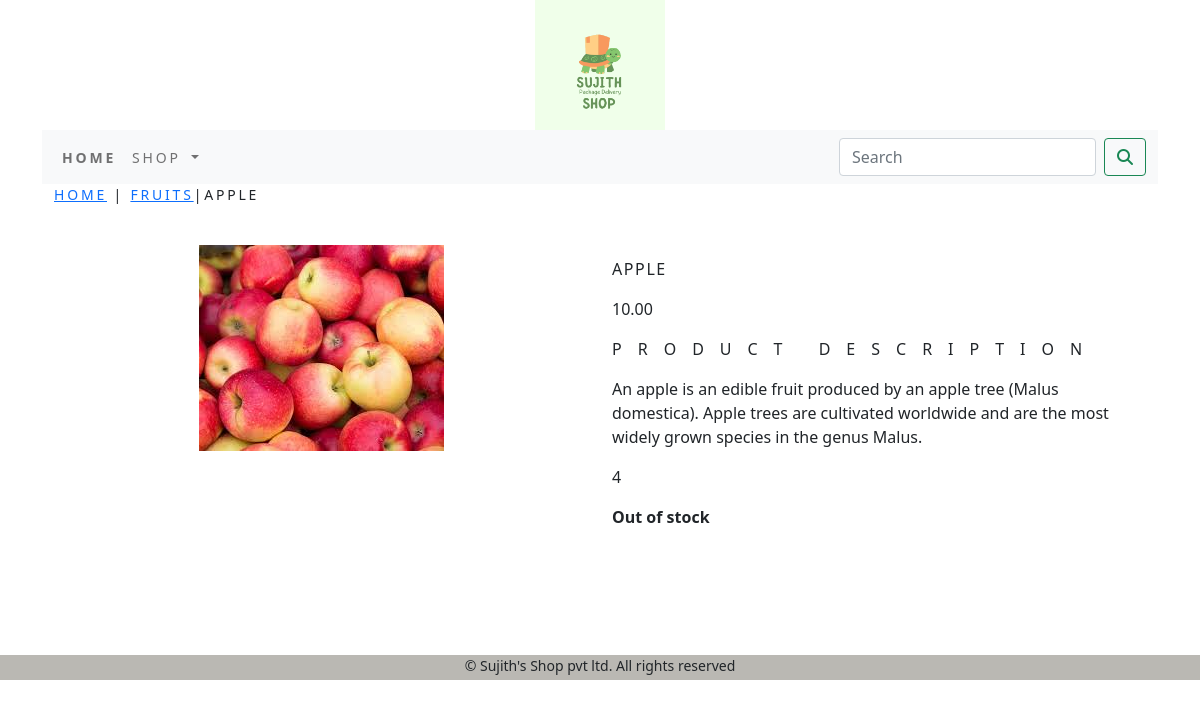
The app's page /fruits/apple/ with its own data.
### ecapp/models.py (models this page shows, shortened)
class Products(models.Model):
    name = models.CharField(max_length=250, unique=True)
    slug = models.CharField(max_length=250, unique=True)
    description = models.TextField(blank=True)
    price = models.DecimalField(max_digits=10, decimal_places=2)
    category_model = models.ForeignKey(Category, on_delete=models.CASCADE)
    image = models.ImageField(upload_to='product', blank=True)
    stock = models.IntegerField()
    available = models.BooleanField(default=True)
    created = models.DateField(auto_now_add=True)
    updated = models.DateField(auto_now_add=True)
    class Meta:
        ordering = ('name', )
        verbose_name = 'Product'
        verbose_name_plural = 'Products'

class Category(models.Model):
    name = models.CharField(max_length=250, unique=True)
    slug = models.SlugField(max_length=250, unique=True)
    description = models.TextField(blank=True)
    image = models.ImageField(upload_to='category', blank=True)
    class Meta:
        ordering = ('name',)
        verbose_name = 'Category'
        verbose_name_plural = 'Categories'
    def get_url(self):
        return reverse('ecapp:products_by_category', args=[self.slug])
    def __str__(self):
        return '{}'.format(self.name)

### ecapp/views.py (the view)
# urls.py: path('<slug:c_slug>/<slug:p_slug>/', views.poductDetails, name="product_details"),
def poductDetails(request, c_slug, p_slug):
    try:
        product = Products.objects.get(category_model__slug=c_slug, slug=p_slug)
    except Exception as e:
        raise e
    return render(request, 'product.html', {'product': product})

### cartapp/context_processors.py (called while the page is built)
def counter(request):
    item_count =0
    if 'admin' in request.path:
        return {}
    else:
        try:
            cart = Cart.objects.filter(cart_id=_cart_id(request))
            cart_items = CartItems.objects.all().filter(cart=cart[:1])
            for cart_item in cart_items:
                item_count += cart_item.quantity
        except Cart.DoesNotExist:
            item_count = 0
    return dict(item_count=item_count)

### cartapp/views.py (called while the page is built)
def _cart_id(request):
    cart = request.session.session_key
    if not cart:
        cart = request.session.create()
    return cart

### ecapp/context_processors.py (called while the page is built)
def menu_link(request):
    link = Category.objects.all()
    return dict(link=link)

### templates/product.html (shortened to what this page needs)
{% extends 'base.html' %}
{% block content %}
<div class="row my_prod_roe_class" >
  <div class="my_title">
    <div class="head" style="min-width:18rem;">
    <p><a href="{% url 'ecapp:allProdCat' %}">Home</a> | <a href="{{product.category_model.gey_url}}">{{product.category_model}}</a>|{{product.name}}</p>
  </div>
</div>
</div><br>
<div class="container" style="margin-bottom:110px;">
  <div class="row" >
    <div class="col-12 col-sm-12 col-md-12 col-lg-6 text-center">
      <img src="{{product.image.url}}" alt="{{product.name}}">
    </div>
    <div class="col-12 col-sm-12 col-md-12 col-lg-6">
      <div>
      <h1 class="my_prod_title">{{product.name}}</h1>
      <p class="">{{product.price}}</p>
      <p class="my_title">Product Description</p>
      <p class="text-justify my_prod_text">{{product.description}}</p>
        <p>{{product.id}}</p>
      {% if product.stock <= 0 %}
      <p class="text-justify my_prod_text"><b>Out of stock</b></p>
      {% else %}
      <a class="btn btn-secondary" href="{% url 'cartapp:add_cart' product.id %}"><b>Add to cart</b></a>
      {% endif %}
      </div>
    </div>
  </div>
</div>
{% endblock %}

### static/css/custom.css (style rules this page uses)
body { font-family: 'Abel', sans-serif; }
.my_title { font-size:16px; text-transform:uppercase; letter-spacing:1em; }
.my_prod_title { font-size:16px; text-transform:uppercase; letter-spacing:0.1em; padding-top:15px; padding-bottom:10px; }
.my_prod_text { padding-right:20px; }
.my_title .head { margin-left:12px; font-size:14px; letter-spacing:0.2em; }

### records on screen
Products: category_model "FRUITS", name "APPLE", image (picture), price "10.00", description "An apple is an edible fruit produced by an apple tree (Malus domestica). Apple trees are cultivated worldwide and are the most widely grown species in the genus Malus.", id "4"
